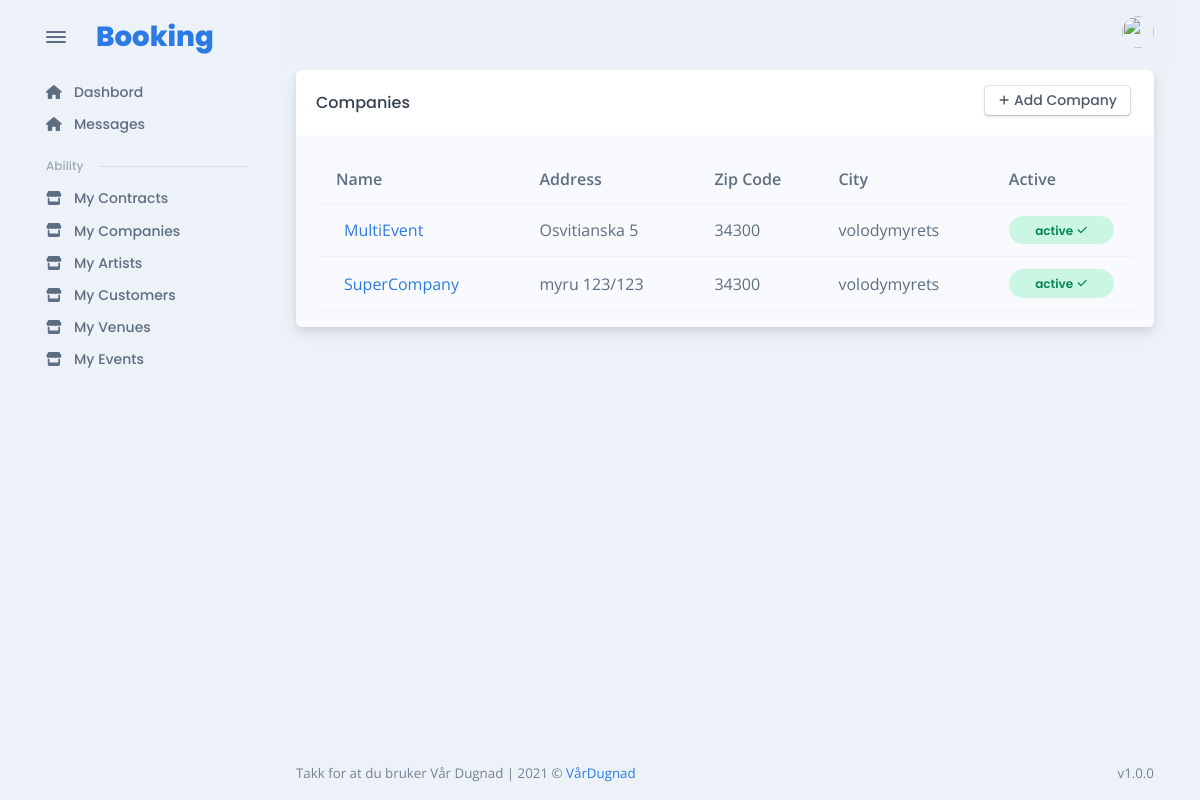
Page /company/ (signed in) on the committed database.
### company/models.py (models this page shows, shortened)
class Company(models.Model):
    organization_number = models.CharField(("Organozation Number"), max_length=150)
    name = models.CharField(("Name"), max_length=150)
    address = models.CharField(("Address"), max_length=150)
    zip_code = models.CharField(("Zip Code"), max_length=50)
    city = models.CharField(("City"), max_length=50)
    terms = RichTextField("Terms", null=True)
    icon = models.FileField(("icon"), upload_to="category_image", null=True)
    active = models.BooleanField(("Active"), default=True)
    creator = models.ForeignKey(User, verbose_name=("creator"), related_name="company_creator", on_delete=models.CASCADE, null=True)

### company/views.py (the view)
# urls.py: path("", CompanyListView.as_view(), name="get_my_companies"),
@method_decorator(user_has_perm_to_change, name="dispatch")
class CompanyListView(LoginRequiredMixin, ListView):
    model = Company
    template_name = "company/list.html"
    context_object_name = "companies"
    def get_queryset(self):
        return Company.objects.filter(creator=self.request.user)
    def get_context_data(self, **kwargs):
        context = super().get_context_data(**kwargs)
        context["has_perm"] = self.request.user.is_staff
        return context

### artist/templatetags/artist_tags.py (called while the page is built)
@register.filter
def has_access_to_artist(user):
    return ArtistAccess.objects.filter(access=user)

### customer/templatetags/customer_tags.py (called while the page is built)
@register.filter
def has_access_to_customer(user):
    return CustomerAccess.objects.filter(access=user)

@register.filter
def user_has_customer_or_can_create_contract(user):
    return CustomerAccess.objects.filter(access=user, admin=True)

### event/templatetags/event_tags.py (called while the page is built)
@register.filter
def has_access_to_event(user):
    return EventTeam.objects.filter(user = user)

### users/models.py (called while the page is built)
    @property
    def is_staff(self):
        return self.staff

### venue/templatetags/venue_tags.py (called while the page is built)
@register.filter
def has_access_to_venue(user):
    return VenueAccess.objects.filter(access=user)

### templates/company/list.html (shortened to what this page needs)
{% extends 'base/auth_base.html' %}
{% load static %}
{% load widget_tweaks %}
{% block content %}
<div class="card">
  <div class="card-header">
    <div class="row flex-between-center">
      <div class="col-4 col-sm-auto d-flex align-items-center pe-0">
        <h5 class="fs-0 mb-0 text-nowrap py-2 py-xl-0">Companies</h5>
      </div>
      {% if has_perm %}
        <div class="col-8 col-sm-auto text-end ps-2">
          <a href="{% url 'add_new_company' %}" class="btn btn-falcon-default btn-sm me-1 mb-1">
            <span class="fas fa-plus me-1" data-fa-transform="shrink-3"></span>Add Company
          </a>
        </div>
      {% endif %}
    </div>
  </div>
  <div class="card-body bg-light pb-0">
    <div class="table-responsive scrollbar">
      {% if companies|length %}
      <table class="table table-hover table-striped overflow-hidden">
        <thead>
          <tr>
            <th scope="col">Name</th>
            <th scope="col">Address</th>
            <th scope="col">Zip Code</th>
            <th scope="col">City</th>
            <th scope="col">Active</th>
          </tr>
        </thead>
        <tbody>
          {% for company in companies %}
          <tr class="align-middle">
            <td class="text-nowrap">
              <div class="d-flex align-items-center">
                <div class="ms-2"><a href="{% url 'get_company_details' company.id %}">{{company.name}}</a></div>
              </div>
            </td>
             <td class="text-nowrap"> {{company.address}} </td>
             <td class="text-nowrap"> {{company.zip_code}} </td>
             <td class="text-nowrap"> {{company.city}} </td>
            {% if company.active %}
                <td><span class="badge badge rounded-pill d-block p-2 badge-soft-success">active<span class="ms-1 fas fa-check" data-fa-transform="shrink-2"></span></span></td>
            {% else %}
                <td><span class="badge badge rounded-pill d-block p-2 badge-soft-danger">disabled<span class="ms-1 fas fa-times" data-fa-transform="shrink-2"></span></span></td>
            {% endif %}
          </tr>
          {% endfor %}
        </tbody>
      </table>
      {% else %}
          <p>There is no company yet, try to add some</p>
      {% endif %}
    </div>
  </div>
  </div>
{% endblock %}

### rows in the picture
Company: name "MultiEvent", address "Osvitianska 5", zip_code "34300", city "volodymyrets", active "active"
Company: name "SuperCompany", address "myru 123/123", zip_code "34300", city "volodymyrets", active "active"
